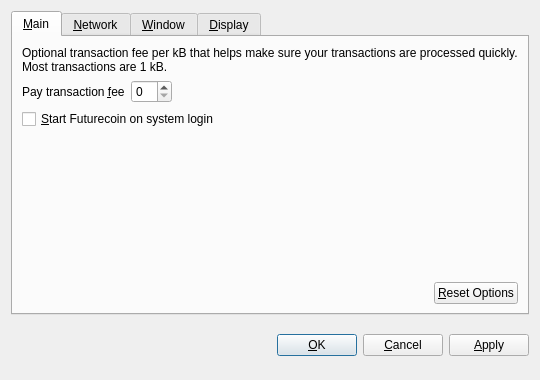
<?xml version="1.0" encoding="UTF-8"?>
<ui version="4.0">
 <class>OptionsDialog</class>
 <widget class="QDialog" name="OptionsDialog">
  <property name="geometry">
   <rect>
    <x>0</x>
    <y>0</y>
    <width>540</width>
    <height>380</height>
   </rect>
  </property>
  <property name="windowTitle">
   <string>Options</string>
  </property>
  <property name="modal">
   <bool>true</bool>
  </property>
  <layout class="QVBoxLayout" name="verticalLayout">
   <item>
    <widget class="QTabWidget" name="tabWidget">
     <property name="tabPosition">
      <enum>QTabWidget::North</enum>
     </property>
     <property name="currentIndex">
      <number>0</number>
     </property>
     <widget class="QWidget" name="tabMain">
      <attribute name="title">
       <string>&amp;Main</string>
      </attribute>
      <layout class="QVBoxLayout" name="verticalLayout_Main">
       <item>
        <widget class="QLabel" name="transactionFeeInfoLabel">
         <property name="text">
          <string>Optional transaction fee per kB that helps make sure your transactions are processed quickly. Most transactions are 1 kB.</string>
         </property>
         <property name="textFormat">
          <enum>Qt::PlainText</enum>
         </property>
         <property name="wordWrap">
          <bool>true</bool>
         </property>
        </widget>
       </item>
       <item>
        <layout class="QHBoxLayout" name="horizontalLayout_1_Main">
         <item>
          <widget class="QLabel" name="transactionFeeLabel">
           <property name="text">
            <string>Pay transaction &amp;fee</string>
           </property>
           <property name="textFormat">
            <enum>Qt::PlainText</enum>
           </property>
           <property name="buddy">
            <cstring>transactionFee</cstring>
           </property>
          </widget>
         </item>
         <item>
          <widget class="BitcoinAmountField" name="transactionFee"/>
         </item>
         <item>
          <spacer name="horizontalSpacer_1_Main">
           <property name="orientation">
            <enum>Qt::Horizontal</enum>
           </property>
           <property name="sizeHint" stdset="0">
            <size>
             <width>40</width>
             <height>20</height>
            </size>
           </property>
          </spacer>
         </item>
        </layout>
       </item>
       <item>
        <widget class="QCheckBox" name="bitcoinAtStartup">
         <property name="toolTip">
          <string>Automatically start Futurecoin after logging in to the system.</string>
         </property>
         <property name="text">
          <string>&amp;Start Futurecoin on system login</string>
         </property>
        </widget>
       </item>
       <item>
        <spacer name="verticalSpacer_Main">
         <property name="orientation">
          <enum>Qt::Vertical</enum>
         </property>
         <property name="sizeHint" stdset="0">
          <size>
           <width>20</width>
           <height>40</height>
          </size>
         </property>
        </spacer>
       </item>
       <item>
        <layout class="QHBoxLayout" name="horizontalLayout_2_Main">
         <item>
          <spacer name="horizontalSpacer_2_Main">
           <property name="orientation">
            <enum>Qt::Horizontal</enum>
           </property>
           <property name="sizeHint" stdset="0">
            <size>
             <width>40</width>
             <height>20</height>
            </size>
           </property>
          </spacer>
         </item>
         <item>
          <widget class="QPushButton" name="resetButton">
           <property name="toolTip">
            <string>Reset all client options to default.</string>
           </property>
           <property name="text">
            <string>&amp;Reset Options</string>
           </property>
           <property name="autoDefault">
            <bool>false</bool>
           </property>
          </widget>
         </item>
        </layout>
       </item>
      </layout>
     </widget>
     <widget class="QWidget" name="tabNetwork">
      <attribute name="title">
       <string>&amp;Network</string>
      </attribute>
      <layout class="QVBoxLayout" name="verticalLayout_Network">
       <item>
        <widget class="QCheckBox" name="mapPortUpnp">
         <property name="toolTip">
          <string>Automatically open the Futurecoin client port on the router. This only works when your router supports UPnP and it is enabled.</string>
         </property>
         <property name="text">
          <string>Map port using &amp;UPnP</string>
         </property>
        </widget>
       </item>
       <item>
        <widget class="QCheckBox" name="connectSocks">
         <property name="toolTip">
          <string>Connect to the Futurecoin network through a SOCKS proxy (e.g. when connecting through Tor).</string>
         </property>
         <property name="text">
          <string>&amp;Connect through SOCKS proxy:</string>
         </property>
        </widget>
       </item>
       <item>
        <layout class="QHBoxLayout" name="horizontalLayout_Network">
         <item>
          <widget class="QLabel" name="proxyIpLabel">
           <property name="text">
            <string>Proxy &amp;IP:</string>
           </property>
           <property name="textFormat">
            <enum>Qt::PlainText</enum>
           </property>
           <property name="buddy">
            <cstring>proxyIp</cstring>
           </property>
          </widget>
         </item>
         <item>
          <widget class="QValidatedLineEdit" name="proxyIp">
           <property name="maximumSize">
            <size>
             <width>140</width>
             <height>16777215</height>
            </size>
           </property>
           <property name="toolTip">
            <string>IP address of the proxy (e.g. 127.0.0.1)</string>
           </property>
          </widget>
         </item>
         <item>
          <widget class="QLabel" name="proxyPortLabel">
           <property name="text">
            <string>&amp;Port:</string>
           </property>
           <property name="textFormat">
            <enum>Qt::PlainText</enum>
           </property>
           <property name="buddy">
            <cstring>proxyPort</cstring>
           </property>
          </widget>
         </item>
         <item>
          <widget class="QLineEdit" name="proxyPort">
           <property name="maximumSize">
            <size>
             <width>55</width>
             <height>16777215</height>
            </size>
           </property>
           <property name="toolTip">
            <string>Port of the proxy (e.g. 9050)</string>
           </property>
          </widget>
         </item>
         <item>
          <widget class="QLabel" name="socksVersionLabel">
           <property name="text">
            <string>SOCKS &amp;Version:</string>
           </property>
           <property name="textFormat">
            <enum>Qt::PlainText</enum>
           </property>
           <property name="buddy">
            <cstring>socksVersion</cstring>
           </property>
          </widget>
         </item>
         <item>
          <widget class="QValueComboBox" name="socksVersion">
           <property name="toolTip">
            <string>SOCKS version of the proxy (e.g. 5)</string>
           </property>
          </widget>
         </item>
         <item>
          <spacer name="horizontalSpacer_Network">
           <property name="orientation">
            <enum>Qt::Horizontal</enum>
           </property>
           <property name="sizeHint" stdset="0">
            <size>
             <width>40</width>
             <height>20</height>
            </size>
           </property>
          </spacer>
         </item>
        </layout>
       </item>
       <item>
        <spacer name="verticalSpacer_Network">
         <property name="orientation">
          <enum>Qt::Vertical</enum>
         </property>
         <property name="sizeHint" stdset="0">
          <size>
           <width>20</width>
           <height>40</height>
          </size>
         </property>
        </spacer>
       </item>
      </layout>
     </widget>
     <widget class="QWidget" name="tabWindow">
      <attribute name="title">
       <string>&amp;Window</string>
      </attribute>
      <layout class="QVBoxLayout" name="verticalLayout_Window">
       <item>
        <widget class="QCheckBox" name="minimizeToTray">
         <property name="toolTip">
          <string>Show only a tray icon after minimizing the window.</string>
         </property>
         <property name="text">
          <string>&amp;Minimize to the tray instead of the taskbar</string>
         </property>
        </widget>
       </item>
       <item>
        <widget class="QCheckBox" name="minimizeOnClose">
         <property name="toolTip">
          <string>Minimize instead of exit the application when the window is closed. When this option is enabled, the application will be closed only after selecting Quit in the menu.</string>
         </property>
         <property name="text">
          <string>M&amp;inimize on close</string>
         </property>
        </widget>
       </item>
       <item>
        <spacer name="verticalSpacer_Window">
         <property name="orientation">
          <enum>Qt::Vertical</enum>
         </property>
         <property name="sizeHint" stdset="0">
          <size>
           <width>20</width>
           <height>40</height>
          </size>
         </property>
        </spacer>
       </item>
      </layout>
     </widget>
     <widget class="QWidget" name="tabDisplay">
      <attribute name="title">
       <string>&amp;Display</string>
      </attribute>
      <layout class="QVBoxLayout" name="verticalLayout_Display">
       <item>
        <layout class="QHBoxLayout" name="horizontalLayout_1_Display">
         <item>
          <widget class="QLabel" name="langLabel">
           <property name="text">
            <string>User Interface &amp;language:</string>
           </property>
           <property name="textFormat">
            <enum>Qt::PlainText</enum>
           </property>
           <property name="buddy">
            <cstring>lang</cstring>
           </property>
          </widget>
         </item>
         <item>
          <widget class="QValueComboBox" name="lang">
           <property name="toolTip">
            <string>The user interface language can be set here. This setting will take effect after restarting Futurecoin.</string>
           </property>
          </widget>
         </item>
        </layout>
       </item>
       <item>
        <layout class="QHBoxLayout" name="horizontalLayout_2_Display">
         <item>
          <widget class="QLabel" name="unitLabel">
           <property name="text">
            <string>&amp;Unit to show amounts in:</string>
           </property>
           <property name="textFormat">
            <enum>Qt::PlainText</enum>
           </property>
           <property name="buddy">
            <cstring>unit</cstring>
           </property>
          </widget>
         </item>
         <item>
          <widget class="QValueComboBox" name="unit">
           <property name="toolTip">
            <string>Choose the default subdivision unit to show in the interface and when sending coins.</string>
           </property>
          </widget>
         </item>
        </layout>
       </item>
       <item>
        <widget class="QCheckBox" name="displayAddresses">
         <property name="toolTip">
          <string>Whether to show Futurecoin addresses in the transaction list or not.</string>
         </property>
         <property name="text">
          <string>&amp;Display addresses in transaction list</string>
         </property>
        </widget>
       </item>
       <item>
        <spacer name="verticalSpacer_Display">
         <property name="orientation">
          <enum>Qt::Vertical</enum>
         </property>
         <property name="sizeHint" stdset="0">
          <size>
           <width>20</width>
           <height>40</height>
          </size>
         </property>
        </spacer>
       </item>
      </layout>
     </widget>
    </widget>
   </item>
   <item>
    <layout class="QHBoxLayout" name="horizontalLayout_Buttons">
     <item>
      <spacer name="horizontalSpacer_1">
       <property name="orientation">
        <enum>Qt::Horizontal</enum>
       </property>
       <property name="sizeHint" stdset="0">
        <size>
         <width>40</width>
         <height>48</height>
        </size>
       </property>
      </spacer>
     </item>
     <item>
      <widget class="QLabel" name="statusLabel">
       <property name="font">
        <font>
         <weight>75</weight>
         <bold>true</bold>
        </font>
       </property>
       <property name="text">
        <string/>
       </property>
       <property name="textFormat">
        <enum>Qt::PlainText</enum>
       </property>
       <property name="wordWrap">
        <bool>true</bool>
       </property>
      </widget>
     </item>
     <item>
      <spacer name="horizontalSpacer_2">
       <property name="orientation">
        <enum>Qt::Horizontal</enum>
       </property>
       <property name="sizeHint" stdset="0">
        <size>
         <width>40</width>
         <height>48</height>
        </size>
       </property>
      </spacer>
     </item>
     <item>
      <widget class="QPushButton" name="okButton">
       <property name="text">
        <string>&amp;OK</string>
       </property>
      </widget>
     </item>
     <item>
      <widget class="QPushButton" name="cancelButton">
       <property name="text">
        <string>&amp;Cancel</string>
       </property>
       <property name="autoDefault">
        <bool>false</bool>
       </property>
      </widget>
     </item>
     <item>
      <widget class="QPushButton" name="applyButton">
       <property name="text">
        <string>&amp;Apply</string>
       </property>
       <property name="autoDefault">
        <bool>false</bool>
       </property>
      </widget>
     </item>
    </layout>
   </item>
  </layout>
 </widget>
 <customwidgets>
  <customwidget>
   <class>BitcoinAmountField</class>
   <extends>QSpinBox</extends>
   <header>bitcoinamountfield.h</header>
  </customwidget>
  <customwidget>
   <class>QValueComboBox</class>
   <extends>QComboBox</extends>
   <header>qvaluecombobox.h</header>
  </customwidget>
  <customwidget>
   <class>QValidatedLineEdit</class>
   <extends>QLineEdit</extends>
   <header>qvalidatedlineedit.h</header>
  </customwidget>
 </customwidgets>
 <resources/>
 <connections/>
</ui>
